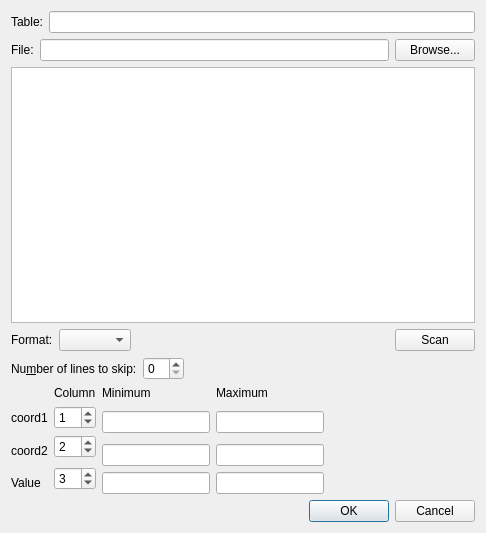
<?xml version="1.0" encoding="UTF-8"?>
<ui version="4.0">
 <class>ImportTableDialog</class>
 <widget class="QDialog" name="ImportTableDialog">
  <property name="geometry">
   <rect>
    <x>0</x>
    <y>0</y>
    <width>486</width>
    <height>533</height>
   </rect>
  </property>
  <property name="windowTitle">
   <string>Dialog</string>
  </property>
  <property name="windowIcon">
   <iconset resource="../ProjectViewer/icons.qrc">
    <normaloff>:/icons/images/logo_fs_64x64.png</normaloff>:/icons/images/logo_fs_64x64.png</iconset>
  </property>
  <layout class="QVBoxLayout" name="verticalLayout">
   <item>
    <layout class="QHBoxLayout" name="horizontalLayout">
     <item>
      <widget class="QLabel" name="label_2">
       <property name="text">
        <string>Table:</string>
       </property>
      </widget>
     </item>
     <item>
      <widget class="QLineEdit" name="leName"/>
     </item>
    </layout>
   </item>
   <item>
    <layout class="QHBoxLayout" name="horizontalLayout_6">
     <item>
      <widget class="QLabel" name="label_3">
       <property name="text">
        <string>File:</string>
       </property>
      </widget>
     </item>
     <item>
      <widget class="QLineEdit" name="leFile">
       <property name="sizePolicy">
        <sizepolicy hsizetype="MinimumExpanding" vsizetype="Fixed">
         <horstretch>0</horstretch>
         <verstretch>0</verstretch>
        </sizepolicy>
       </property>
       <property name="readOnly">
        <bool>true</bool>
       </property>
      </widget>
     </item>
     <item>
      <widget class="QPushButton" name="pbBrowse">
       <property name="text">
        <string>Browse...</string>
       </property>
      </widget>
     </item>
    </layout>
   </item>
   <item>
    <widget class="QTextEdit" name="teContent">
     <property name="readOnly">
      <bool>true</bool>
     </property>
    </widget>
   </item>
   <item>
    <layout class="QHBoxLayout" name="horizontalLayout_3">
     <item>
      <widget class="QLabel" name="label_9">
       <property name="text">
        <string>Format:</string>
       </property>
      </widget>
     </item>
     <item>
      <widget class="QComboBox" name="cbFormat"/>
     </item>
     <item>
      <spacer name="horizontalSpacer_2">
       <property name="orientation">
        <enum>Qt::Horizontal</enum>
       </property>
       <property name="sizeHint" stdset="0">
        <size>
         <width>40</width>
         <height>20</height>
        </size>
       </property>
      </spacer>
     </item>
     <item>
      <widget class="QPushButton" name="pbScan">
       <property name="text">
        <string>Scan</string>
       </property>
      </widget>
     </item>
    </layout>
   </item>
   <item>
    <layout class="QHBoxLayout" name="horizontalLayout_5">
     <item>
      <widget class="QLabel" name="label">
       <property name="text">
        <string>Nu&amp;mber of lines to skip:</string>
       </property>
       <property name="buddy">
        <cstring>sbSkip</cstring>
       </property>
      </widget>
     </item>
     <item>
      <widget class="QSpinBox" name="sbSkip"/>
     </item>
     <item>
      <spacer name="horizontalSpacer_4">
       <property name="orientation">
        <enum>Qt::Horizontal</enum>
       </property>
       <property name="sizeHint" stdset="0">
        <size>
         <width>40</width>
         <height>20</height>
        </size>
       </property>
      </spacer>
     </item>
    </layout>
   </item>
   <item>
    <layout class="QHBoxLayout" name="horizontalLayout_4">
     <item>
      <layout class="QGridLayout" name="gridLayout">
       <item row="5" column="0">
        <widget class="QLabel" name="lbValue">
         <property name="text">
          <string>Value</string>
         </property>
        </widget>
       </item>
       <item row="1" column="1">
        <widget class="QSpinBox" name="sbCoord1">
         <property name="value">
          <number>1</number>
         </property>
        </widget>
       </item>
       <item row="5" column="2">
        <widget class="QLineEdit" name="leMinValue">
         <property name="readOnly">
          <bool>true</bool>
         </property>
        </widget>
       </item>
       <item row="1" column="2" rowspan="2">
        <widget class="QLineEdit" name="leMinCoord1">
         <property name="readOnly">
          <bool>true</bool>
         </property>
        </widget>
       </item>
       <item row="3" column="3" rowspan="2">
        <widget class="QLineEdit" name="leMaxCoord2">
         <property name="readOnly">
          <bool>true</bool>
         </property>
        </widget>
       </item>
       <item row="4" column="1" rowspan="2">
        <widget class="QSpinBox" name="sbValue">
         <property name="value">
          <number>3</number>
         </property>
        </widget>
       </item>
       <item row="3" column="0">
        <widget class="QLabel" name="lbCoord2">
         <property name="text">
          <string>coord2</string>
         </property>
        </widget>
       </item>
       <item row="3" column="2" rowspan="2">
        <widget class="QLineEdit" name="leMinCoord2">
         <property name="readOnly">
          <bool>true</bool>
         </property>
        </widget>
       </item>
       <item row="5" column="3">
        <widget class="QLineEdit" name="leMaxValue">
         <property name="readOnly">
          <bool>true</bool>
         </property>
        </widget>
       </item>
       <item row="0" column="1">
        <widget class="QLabel" name="label_5">
         <property name="text">
          <string>Column</string>
         </property>
        </widget>
       </item>
       <item row="2" column="1" rowspan="2">
        <widget class="QSpinBox" name="sbCoord2">
         <property name="value">
          <number>2</number>
         </property>
        </widget>
       </item>
       <item row="0" column="3">
        <widget class="QLabel" name="label_7">
         <property name="text">
          <string>Maximum</string>
         </property>
        </widget>
       </item>
       <item row="1" column="3" rowspan="2">
        <widget class="QLineEdit" name="leMaxCoord1">
         <property name="readOnly">
          <bool>true</bool>
         </property>
        </widget>
       </item>
       <item row="1" column="0">
        <widget class="QLabel" name="lbCoord1">
         <property name="text">
          <string>coord1</string>
         </property>
        </widget>
       </item>
       <item row="0" column="2">
        <widget class="QLabel" name="label_6">
         <property name="text">
          <string>Minimum</string>
         </property>
        </widget>
       </item>
      </layout>
     </item>
     <item>
      <spacer name="horizontalSpacer_3">
       <property name="orientation">
        <enum>Qt::Horizontal</enum>
       </property>
       <property name="sizeHint" stdset="0">
        <size>
         <width>40</width>
         <height>20</height>
        </size>
       </property>
      </spacer>
     </item>
    </layout>
   </item>
   <item>
    <layout class="QHBoxLayout" name="horizontalLayout_2">
     <item>
      <spacer name="horizontalSpacer">
       <property name="orientation">
        <enum>Qt::Horizontal</enum>
       </property>
       <property name="sizeHint" stdset="0">
        <size>
         <width>40</width>
         <height>20</height>
        </size>
       </property>
      </spacer>
     </item>
     <item>
      <widget class="QDialogButtonBox" name="buttonBox">
       <property name="standardButtons">
        <set>QDialogButtonBox::Cancel|QDialogButtonBox::Ok</set>
       </property>
      </widget>
     </item>
    </layout>
   </item>
  </layout>
 </widget>
 <resources>
  <include location="../ProjectViewer/icons.qrc"/>
 </resources>
 <connections>
  <connection>
   <sender>buttonBox</sender>
   <signal>rejected()</signal>
   <receiver>ImportTableDialog</receiver>
   <slot>reject()</slot>
   <hints>
    <hint type="sourcelabel">
     <x>475</x>
     <y>522</y>
    </hint>
    <hint type="destinationlabel">
     <x>199</x>
     <y>149</y>
    </hint>
   </hints>
  </connection>
  <connection>
   <sender>buttonBox</sender>
   <signal>accepted()</signal>
   <receiver>ImportTableDialog</receiver>
   <slot>accept()</slot>
   <hints>
    <hint type="sourcelabel">
     <x>475</x>
     <y>522</y>
    </hint>
    <hint type="destinationlabel">
     <x>199</x>
     <y>149</y>
    </hint>
   </hints>
  </connection>
  <connection>
   <sender>pbScan</sender>
   <signal>clicked()</signal>
   <receiver>ImportTableDialog</receiver>
   <slot>setFocus()</slot>
   <hints>
    <hint type="sourcelabel">
     <x>475</x>
     <y>307</y>
    </hint>
    <hint type="destinationlabel">
     <x>303</x>
     <y>293</y>
    </hint>
   </hints>
  </connection>
 </connections>
</ui>
